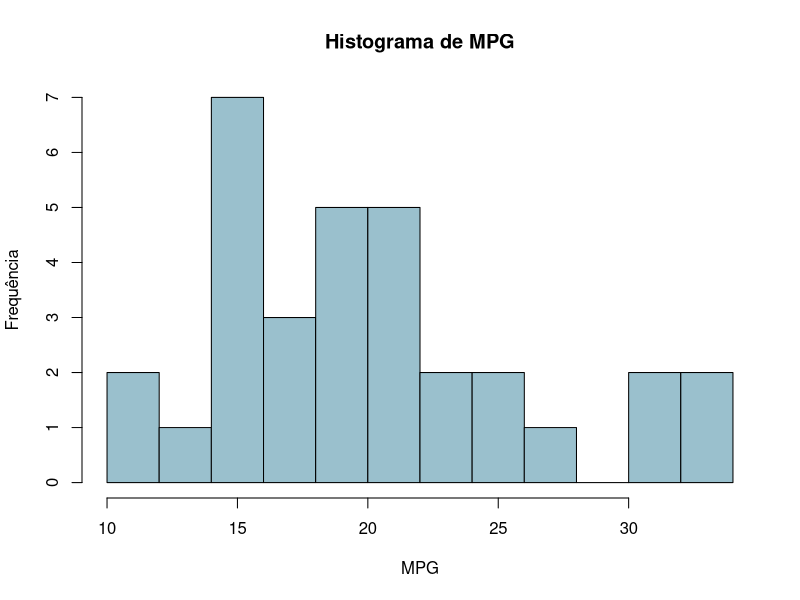
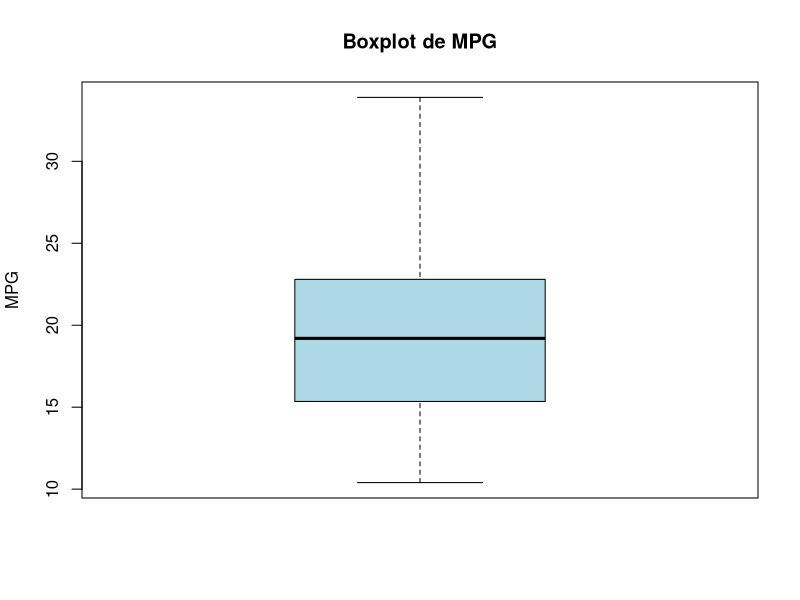

Source code (R) for these figures, in order:
## ---- chunk 1
library(tidyverse)
# Soma
sum(starwars$height, na.rm = T)

# Média
mean(starwars$height, na.rm = T)

# Mediana
median(starwars$height, na.rm = T)

# Variância
var(starwars$height, na.rm = T)

# Desvio padrão
sd(starwars$height, na.rm = T)
## ---- chunk 2
# Quartis
quantile(starwars$height, na.rm = T)

# Produto
prod(starwars$height, na.rm = T)

# Mínimo e máximo
min(starwars$height, na.rm = T)
max(starwars$height, na.rm = T)

# Intervalo 
range(starwars$height, na.rm = T)
## ---- chunk 3
summary(starwars |> select(name:skin_color))
## ---- chunk 4
hist(mtcars$mpg, breaks = 10, col = "lightblue3", main = "Histograma de MPG", xlab = "MPG", ylab = "Frequência")
## ---- chunk 5
boxplot(mtcars$mpg, main = "Boxplot de MPG", ylab = "MPG", col = "lightblue")
## ---- chunk 6
library(ggplot2)
## ---- chunk 7
url <- "https://raw.githubusercontent.com/drewmelo/cursoR/refs/heads/master/dados/salarios.csv"
